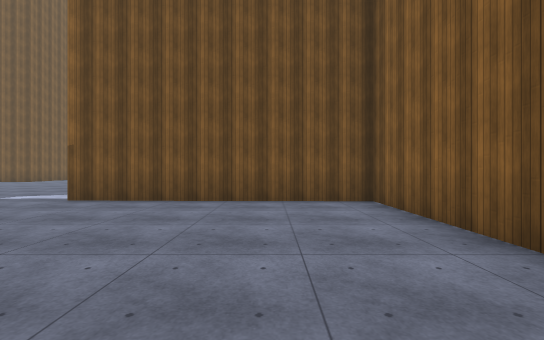
view 1 (above)

21 first-person views from a walk through a 3-D level made in the Unity game engine. The camera is 1.4 m above the floor, looks level and sees 90° across. The floor is counted in squares, 2 m on a side. Each view is taken from the middle of a square. On the plan, view 1 faces up. The plan holds only what a view shows up to about 9 squares ahead; the rest is blank. The place goes on beyond the plan. The player character is not drawn. Surface patterns are stand-ins for the level's own textures.

view 2
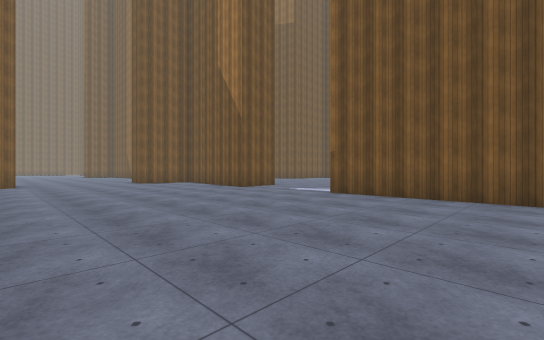

view 3
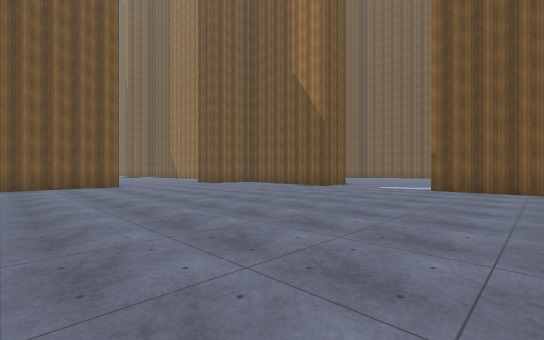

view 4
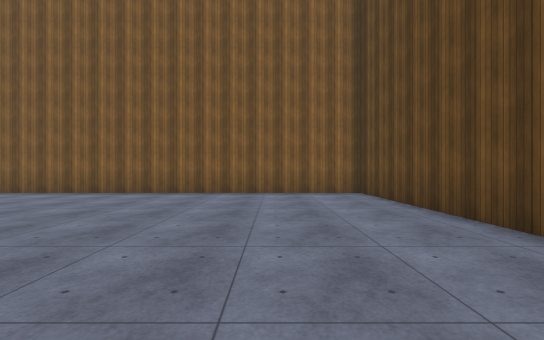

view 5
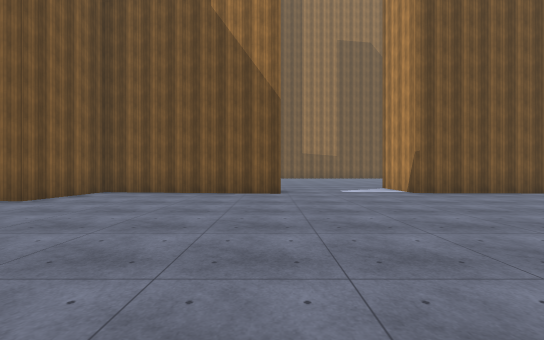

view 6
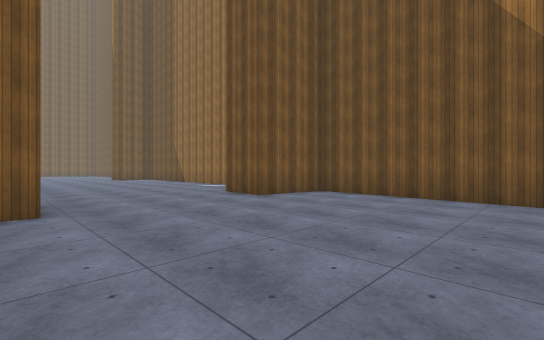

view 7
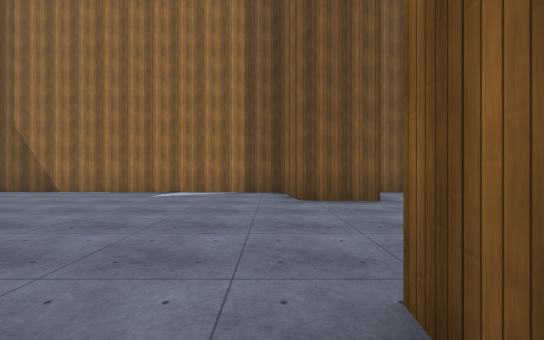

view 8
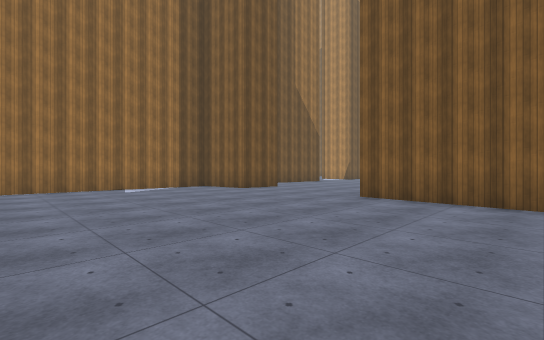

view 9
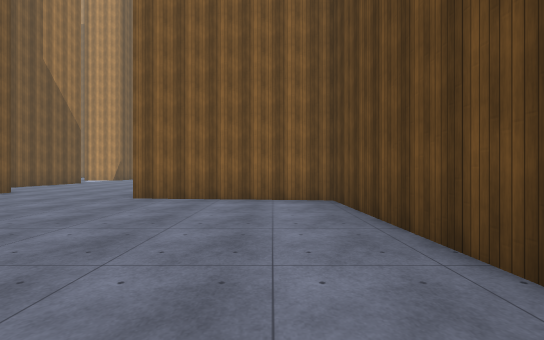

view 10
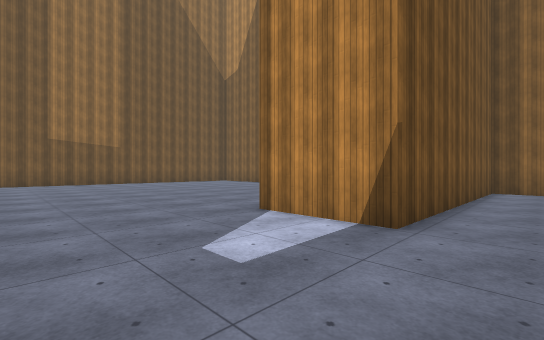

view 11
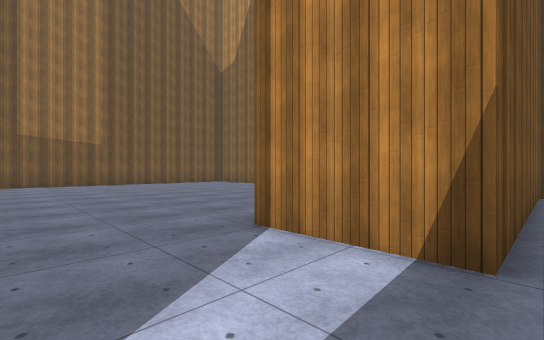

view 12
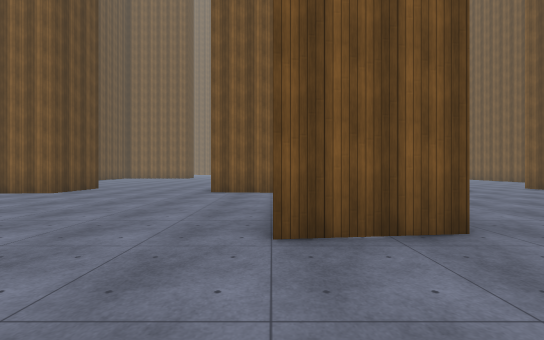

view 13
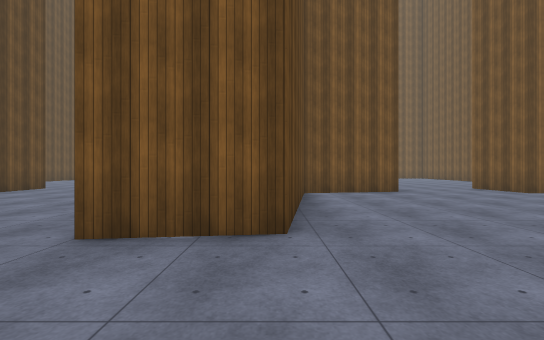

view 14
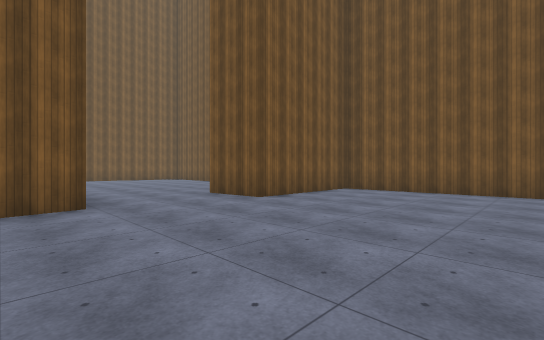

view 15
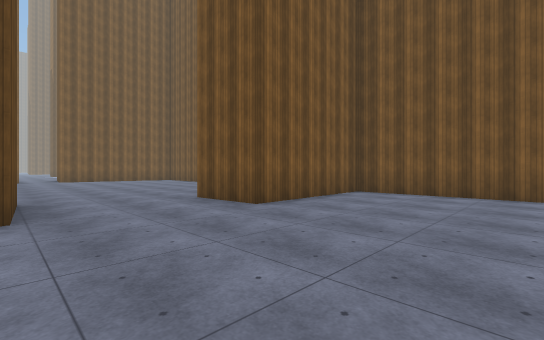

view 16
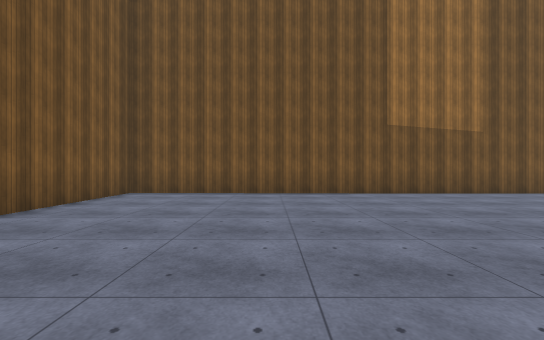

view 17
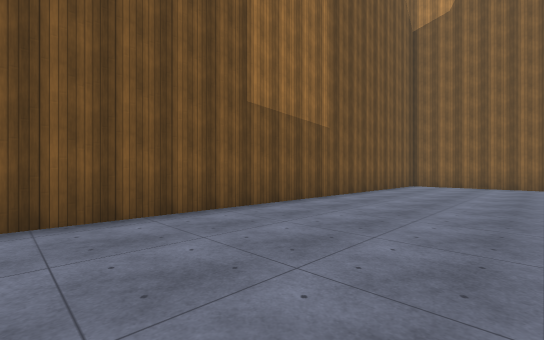

view 18
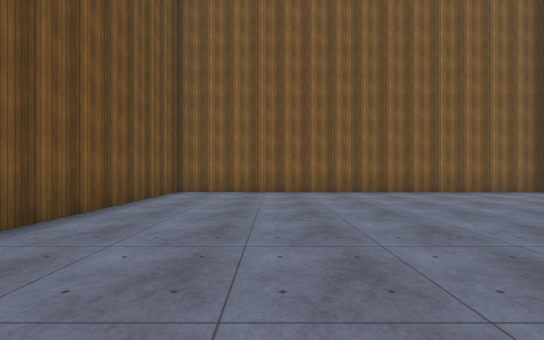

view 19
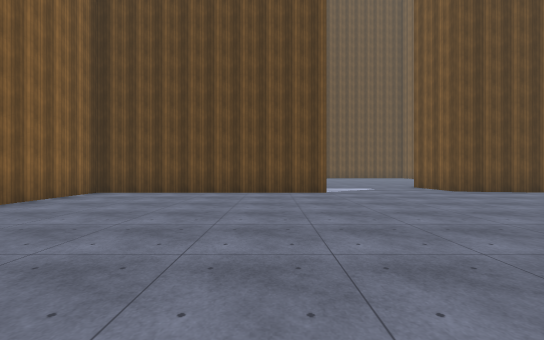

view 20
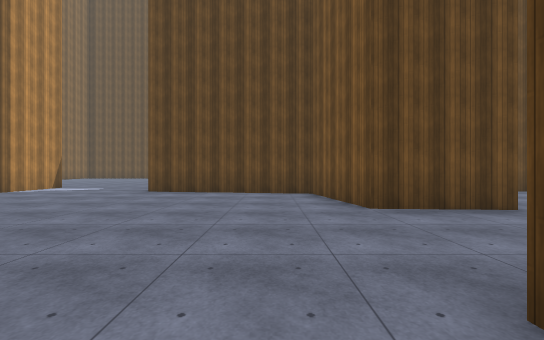

view 21
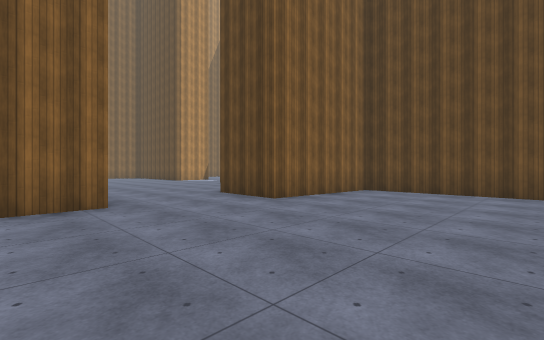

### Floor plan
Points are (right, up) in squares from view 1. A wall is a line through its corners. A room is listed if a view was taken in it or the views show most of it. See-through windows are left out.
Room 1 (views 1, 2, 3, 4, 5, 6, 7, 8, 9, 10)
walls: (-15, -0.6) (-14.2, -0.6) (-14.1, -4.1); (-8.7, 6.3) (-14.3, 6.4) (-14.6, 4.1) (-16.4, 4.2) (-16.7, 6.5) (-23.6, 6.6); (-3.2, -5.8) (2.3, -5.7) (2.3, 6.1) (-4.7, 6.2); (-21.5, -5.6) (-16.7, -5.4) (-16.3, -0.5)
ways out: opening at (-7.5, 5.3) to room 2
Room 2 (views 11, 12, 13, 14, 15, 16, 17, 18, 19, 20, 21)
walls: (-17.6, 8.7) (-17.3, 12.2) (-14.8, 12.1) (-14.2, 9) (-9, 8.2) (-8.7, 5.9); (-4.7, 6.2) (-4.7, 8.6) (2.4, 8.6) (2.6, 20) (-14.3, 20.3) (-14.2, 15.7) (-16.3, 15.6) (-16.4, 17.1); (-22.1, 8.2) (-18.2, 8)
ways out: opening at (-7.5, 5.3) to room 1

Where each view was taken, in squares from view 1:
view 1: 0 up, 0 right, facing up
view 2: 1 down, 0 right, facing up-left
view 3: 4 down, 2 left, facing up-left
view 4: 3 down, 6 left, facing right
view 5: 2 down, 9 left, facing up
view 6: 1 down, 9 left, facing up-left
view 7: 2 down, 17 left, facing up
view 8: 4 down, 23 left, facing up-right
view 9: 4 down, 23 left, facing right
view 10: 5 up, 8 left, facing up-right
view 11: 6 up, 7 left, facing up-right
view 12: 6 up, 6 left, facing left
view 13: 8 up, 6 left, facing left
view 14: 11 up, 9 left, facing up-left
view 15: 12 up, 10 left, facing up-left
view 16: 12 up, 10 left, facing up
view 17: 16 up, 10 left, facing up-right
view 18: 17 up, 6 left, facing right
view 19: 17 up, 3 left, facing down
view 20: 17 up, 13 left, facing down
view 21: 17 up, 22 left, facing down-right
